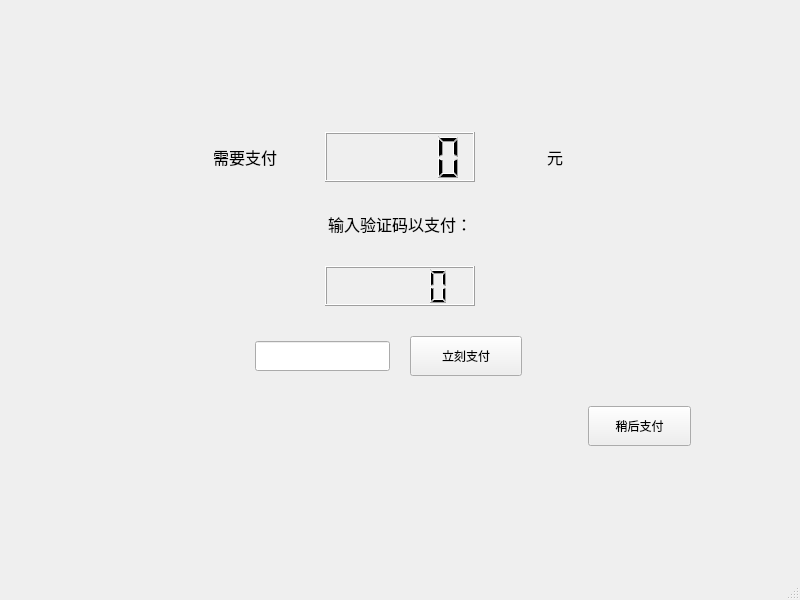
<?xml version="1.0" encoding="UTF-8"?>
<ui version="4.0">
 <class>PayPage</class>
 <widget class="QMainWindow" name="PayPage">
  <property name="geometry">
   <rect>
    <x>0</x>
    <y>0</y>
    <width>800</width>
    <height>600</height>
   </rect>
  </property>
  <property name="windowTitle">
   <string>MainWindow</string>
  </property>
  <widget class="QWidget" name="centralwidget">
   <layout class="QVBoxLayout" name="verticalLayout">
    <item>
     <layout class="QGridLayout" name="gridLayout_2">
      <item row="0" column="1">
       <spacer name="verticalSpacer">
        <property name="orientation">
         <enum>Qt::Vertical</enum>
        </property>
        <property name="sizeHint" stdset="0">
         <size>
          <width>20</width>
          <height>138</height>
         </size>
        </property>
       </spacer>
      </item>
      <item row="1" column="0">
       <spacer name="horizontalSpacer_8">
        <property name="orientation">
         <enum>Qt::Horizontal</enum>
        </property>
        <property name="sizeType">
         <enum>QSizePolicy::Fixed</enum>
        </property>
        <property name="sizeHint" stdset="0">
         <size>
          <width>100</width>
          <height>20</height>
         </size>
        </property>
       </spacer>
      </item>
      <item row="1" column="1">
       <layout class="QGridLayout" name="gridLayout">
        <property name="horizontalSpacing">
         <number>20</number>
        </property>
        <property name="verticalSpacing">
         <number>30</number>
        </property>
        <item row="0" column="0">
         <spacer name="horizontalSpacer_6">
          <property name="orientation">
           <enum>Qt::Horizontal</enum>
          </property>
          <property name="sizeType">
           <enum>QSizePolicy::Expanding</enum>
          </property>
          <property name="sizeHint" stdset="0">
           <size>
            <width>100</width>
            <height>20</height>
           </size>
          </property>
         </spacer>
        </item>
        <item row="0" column="1" colspan="2">
         <widget class="QLabel" name="label_2">
          <property name="minimumSize">
           <size>
            <width>120</width>
            <height>50</height>
           </size>
          </property>
          <property name="maximumSize">
           <size>
            <width>120</width>
            <height>50</height>
           </size>
          </property>
          <property name="text">
           <string>&lt;html&gt;&lt;head/&gt;&lt;body&gt;&lt;p align=&quot;center&quot;&gt;&lt;span style=&quot; font-size:12pt;&quot;&gt;需要支付&lt;/span&gt;&lt;/p&gt;&lt;/body&gt;&lt;/html&gt;</string>
          </property>
         </widget>
        </item>
        <item row="0" column="3" colspan="2">
         <widget class="QLCDNumber" name="lcdNumber_2">
          <property name="minimumSize">
           <size>
            <width>150</width>
            <height>0</height>
           </size>
          </property>
          <property name="maximumSize">
           <size>
            <width>200</width>
            <height>50</height>
           </size>
          </property>
         </widget>
        </item>
        <item row="0" column="5" colspan="3">
         <widget class="QLabel" name="label_3">
          <property name="minimumSize">
           <size>
            <width>120</width>
            <height>50</height>
           </size>
          </property>
          <property name="maximumSize">
           <size>
            <width>120</width>
            <height>50</height>
           </size>
          </property>
          <property name="text">
           <string>&lt;html&gt;&lt;head/&gt;&lt;body&gt;&lt;p align=&quot;center&quot;&gt;&lt;span style=&quot; font-size:12pt;&quot;&gt;元&lt;/span&gt;&lt;/p&gt;&lt;/body&gt;&lt;/html&gt;</string>
          </property>
         </widget>
        </item>
        <item row="0" column="8">
         <spacer name="horizontalSpacer_7">
          <property name="orientation">
           <enum>Qt::Horizontal</enum>
          </property>
          <property name="sizeType">
           <enum>QSizePolicy::Expanding</enum>
          </property>
          <property name="sizeHint" stdset="0">
           <size>
            <width>100</width>
            <height>20</height>
           </size>
          </property>
         </spacer>
        </item>
        <item row="1" column="0" colspan="9">
         <widget class="QLabel" name="label">
          <property name="maximumSize">
           <size>
            <width>16777215</width>
            <height>50</height>
           </size>
          </property>
          <property name="text">
           <string>&lt;html&gt;&lt;head/&gt;&lt;body&gt;&lt;p align=&quot;center&quot;&gt;&lt;span style=&quot; font-size:12pt;&quot;&gt;输入验证码以支付：&lt;/span&gt;&lt;/p&gt;&lt;/body&gt;&lt;/html&gt;</string>
          </property>
         </widget>
        </item>
        <item row="2" column="0" colspan="3">
         <spacer name="horizontalSpacer_4">
          <property name="orientation">
           <enum>Qt::Horizontal</enum>
          </property>
          <property name="sizeType">
           <enum>QSizePolicy::Expanding</enum>
          </property>
          <property name="sizeHint" stdset="0">
           <size>
            <width>168</width>
            <height>17</height>
           </size>
          </property>
         </spacer>
        </item>
        <item row="2" column="3" colspan="2">
         <widget class="QLCDNumber" name="VerifyNumber">
          <property name="minimumSize">
           <size>
            <width>120</width>
            <height>40</height>
           </size>
          </property>
          <property name="maximumSize">
           <size>
            <width>150</width>
            <height>50</height>
           </size>
          </property>
         </widget>
        </item>
        <item row="2" column="5" colspan="4">
         <spacer name="horizontalSpacer_5">
          <property name="orientation">
           <enum>Qt::Horizontal</enum>
          </property>
          <property name="sizeType">
           <enum>QSizePolicy::Expanding</enum>
          </property>
          <property name="sizeHint" stdset="0">
           <size>
            <width>178</width>
            <height>17</height>
           </size>
          </property>
         </spacer>
        </item>
        <item row="3" column="0" colspan="2">
         <spacer name="horizontalSpacer_2">
          <property name="orientation">
           <enum>Qt::Horizontal</enum>
          </property>
          <property name="sizeHint" stdset="0">
           <size>
            <width>98</width>
            <height>20</height>
           </size>
          </property>
         </spacer>
        </item>
        <item row="3" column="2" colspan="2">
         <widget class="QLineEdit" name="VerifyCodeEdit">
          <property name="minimumSize">
           <size>
            <width>0</width>
            <height>20</height>
           </size>
          </property>
          <property name="maximumSize">
           <size>
            <width>16777215</width>
            <height>30</height>
           </size>
          </property>
         </widget>
        </item>
        <item row="3" column="4" colspan="2">
         <widget class="QPushButton" name="Confirm">
          <property name="minimumSize">
           <size>
            <width>0</width>
            <height>40</height>
           </size>
          </property>
          <property name="maximumSize">
           <size>
            <width>16777215</width>
            <height>50</height>
           </size>
          </property>
          <property name="text">
           <string>立刻支付</string>
          </property>
         </widget>
        </item>
        <item row="3" column="6" colspan="3">
         <spacer name="horizontalSpacer_3">
          <property name="orientation">
           <enum>Qt::Horizontal</enum>
          </property>
          <property name="sizeHint" stdset="0">
           <size>
            <width>138</width>
            <height>20</height>
           </size>
          </property>
         </spacer>
        </item>
        <item row="4" column="0" colspan="7">
         <spacer name="horizontalSpacer">
          <property name="orientation">
           <enum>Qt::Horizontal</enum>
          </property>
          <property name="sizeHint" stdset="0">
           <size>
            <width>398</width>
            <height>20</height>
           </size>
          </property>
         </spacer>
        </item>
        <item row="4" column="7" colspan="2">
         <widget class="QPushButton" name="Cancel">
          <property name="minimumSize">
           <size>
            <width>0</width>
            <height>40</height>
           </size>
          </property>
          <property name="maximumSize">
           <size>
            <width>16777215</width>
            <height>50</height>
           </size>
          </property>
          <property name="text">
           <string>稍后支付</string>
          </property>
         </widget>
        </item>
       </layout>
      </item>
      <item row="1" column="2">
       <spacer name="horizontalSpacer_9">
        <property name="orientation">
         <enum>Qt::Horizontal</enum>
        </property>
        <property name="sizeType">
         <enum>QSizePolicy::Fixed</enum>
        </property>
        <property name="sizeHint" stdset="0">
         <size>
          <width>100</width>
          <height>20</height>
         </size>
        </property>
       </spacer>
      </item>
      <item row="2" column="1">
       <spacer name="verticalSpacer_2">
        <property name="orientation">
         <enum>Qt::Vertical</enum>
        </property>
        <property name="sizeHint" stdset="0">
         <size>
          <width>20</width>
          <height>138</height>
         </size>
        </property>
       </spacer>
      </item>
     </layout>
    </item>
   </layout>
  </widget>
  <widget class="QMenuBar" name="menubar">
   <property name="geometry">
    <rect>
     <x>0</x>
     <y>0</y>
     <width>800</width>
     <height>26</height>
    </rect>
   </property>
  </widget>
  <widget class="QStatusBar" name="statusbar"/>
 </widget>
 <resources/>
 <connections/>
</ui>
